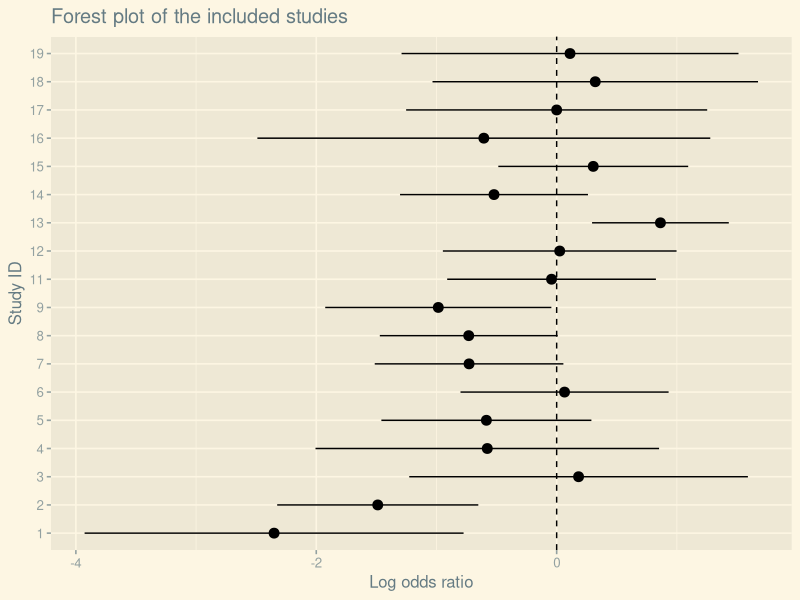
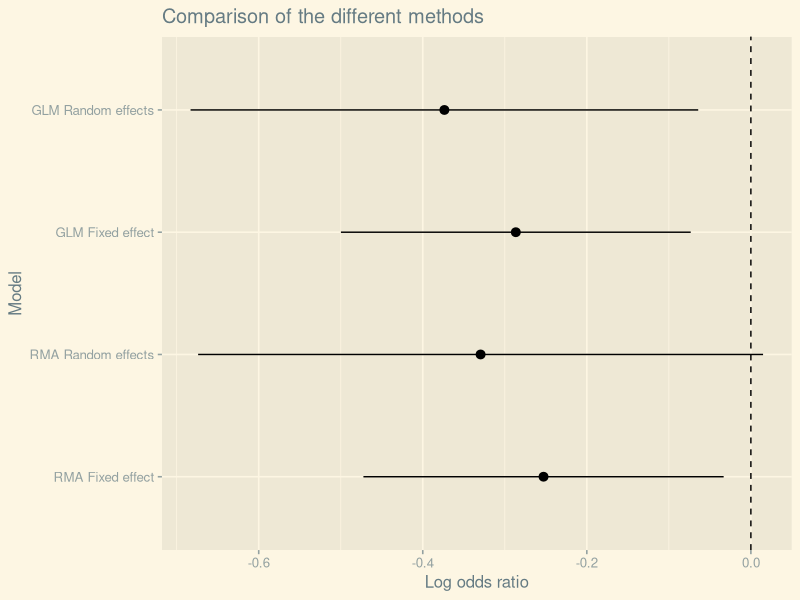

Generate these figures, in order, with R:
## ---- chunk 1
# Set chunk options here 

knitr::opts_chunk$set(echo = TRUE)
## ---- chunk 2
# Visual stuff
library(tidyverse)
library(broom)
library(ggthemes)
library(glue)
library(knitr)

# Meta analysis
library(lme4)
library(metafor)

theme_set(theme_solarized_2())
## ---- chunk 3
dat.raw <- tibble(
  trial_id = 1:19,
  n_placebo = c(36, 53, 18, 22, 46, 60, 60, 69, 41, 20, 41, 35, 138, 51, 72, 16, 28, 19, 24),
  n_active = c(35, 56, 16, 23, 49, 53, 53, 71, 41, 21, 42, 33, 143, 55, 73, 13, 21, 18, 22),
  deaths_placebo = c(14, 29, 6, 6, 34, 14, 27, 26, 19, 2, 18, 21, 23, 24, 14, 4, 8, 6, 5),
  deaths_active = c(2, 12, 6, 4, 30, 13, 15, 16, 10, 0, 18, 20, 46, 19, 18, 2, 6, 7, 5)
)
dat.raw |>
  kable(caption = "Raw data")
## ---- chunk 4
offset <- 0.001

dat <- dat.raw |>
  mutate(
    trial_id = as.factor(trial_id),
  ) |>
  mutate(
    p_placebo = (deaths_placebo + offset) / (n_placebo + 2 * offset),
    p_active = (deaths_active + offset) / (n_active + 2 * offset)
  ) |>
  mutate(
    log_odds_control = log(p_placebo / (1 - p_placebo)),
    log_odds_active = log(p_active / (1 - p_active))
  ) |>
  mutate(
    log_or = log_odds_active - log_odds_control,
    var_log_or =  
      1 / (deaths_placebo + offset) + 
      1 / (n_placebo - deaths_placebo + offset) + 
      1 / (deaths_active + offset) + 
      1 / (n_active - deaths_active + offset)
  )
## ---- chunk 5
dat |> 
  filter(trial_id != 10) |>
  ggplot(aes(x = log_or, y = trial_id)) +
  geom_vline(xintercept = 0, linetype = "dashed") +
  geom_point(size = 3) +
  geom_errorbarh(aes(
    xmin = log_or - 1.96 * sqrt(var_log_or), 
    xmax = log_or + 1.96 * sqrt(var_log_or)), height = 0) +
  labs(
    title = "Forest plot of the included studies",
    x = "Log odds ratio",
    y = "Study ID"
  )
## ---- chunk 6
tabl <- "
|          | Responder | Non-Responder |
|----------|:---------:|:-------------:|
| Active   |   a       |   b           |
| Placebo  |   c       |   d           |
"
cat(tabl)
## ---- chunk 7
rma.fixed <- rma(
  yi = dat$log_or, 
  vi = dat$var_log_or, 
  method = "FE") # FE stands for "Fixed Effect"

rma.fixed |> summary()
rma.fixed_mean <- rma.fixed$beta[[1]]
rma.fixed_se <- rma.fixed$se[1]
## ---- chunk 8
rma.random <- rma(
  yi = dat$log_or, 
  vi = dat$var_log_or)

rma.random |> summary()
rma.random_mean <- rma.random$beta[[1]]
rma.random_se <- rma.random$se[1]
## ---- chunk 9
dat.glm <- tibble(
  trial_id = rep(dat$trial_id, 2),
  treatment = rep(c("placebo", "active"), each = nrow(dat)),
  deaths = c(dat$deaths_placebo, dat$deaths_active),
  n = c(dat$n_placebo, dat$n_active)
)
dat.glm |> 
  kable(caption = "Data for logistic regression")
## ---- chunk 10
glm.fixed <- glm(
  cbind(deaths, n - deaths) ~ trial_id + treatment, 
  data = dat.glm, 
  family = binomial)

glm.fixed |> summary()

glm.fixed_placebo <- tidy(glm.fixed) |> 
  filter(term == "treatmentplacebo")
glm.fixed_mean <- -glm.fixed_placebo$estimate
glm.fixed_se <- glm.fixed_placebo$std.error
## ---- chunk 11
numeric_treatment <-
  ifelse(dat.glm$treatment == "active", 1, 0)

glm.random <- glmer(
  cbind(deaths, n - deaths) ~ 
    trial_id + 
    treatment + 
    (-1 + numeric_treatment | as.numeric(trial_id)), 
  data = dat.glm, 
  family = binomial,
  nAGQ = 7)
glm.random |> summary(correlation=F)

glm.random_placebo <- summary(glm.random)$coefficients["treatmentplacebo",]
glm.random_mean <- -glm.random_placebo["Estimate"][[1]]
glm.random_se <- glm.random_placebo["Std. Error"][[1]]
## ---- chunk 12
comparison <- tibble(
  model = c("RMA Fixed effect", "RMA Random effects", "GLM Fixed effect", "GLM Random effects"),
  mean = c(rma.fixed_mean, rma.random_mean, glm.fixed_mean, glm.random_mean),
  se = c(rma.fixed_se, rma.random_se, glm.fixed_se, glm.random_se)
)

comparison |> kable(caption = "Comparison of the different models")
comparison |>
  ggplot(aes(x = model, y = mean, ymin = mean - 1.96 * se, ymax = mean + 1.96 * se)) +
  geom_pointrange() +
  geom_hline(yintercept = 0, linetype = "dashed") +
  scale_x_discrete(limits = c(
    "RMA Fixed effect", 
    "RMA Random effects", 
    "GLM Fixed effect", 
    "GLM Random effects")) +
  labs(
    title = "Comparison of the different methods",
    x = "Model",
    y = "Log odds ratio"
  ) +
  coord_flip()
